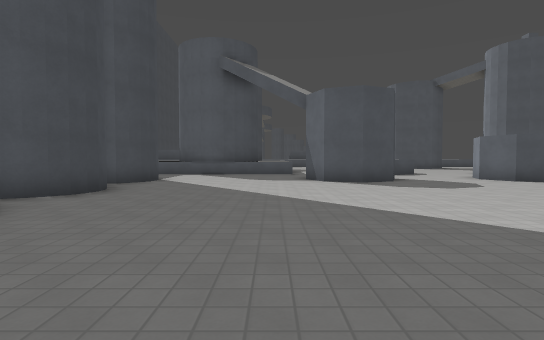
view 1 (above)

24 first-person views from a walk through a Godot game level. The camera is 1.3 m above the floor, tilts 2° down and sees 80° across. The floor is counted in squares, 2 m on a side. Each view is taken from the middle of a square. On the plan, view 1 faces up. The plan holds only what a view shows up to about 10 squares ahead; the rest is blank. The place goes on beyond the plan. Surface patterns are stand-ins for the level's own textures.

view 2
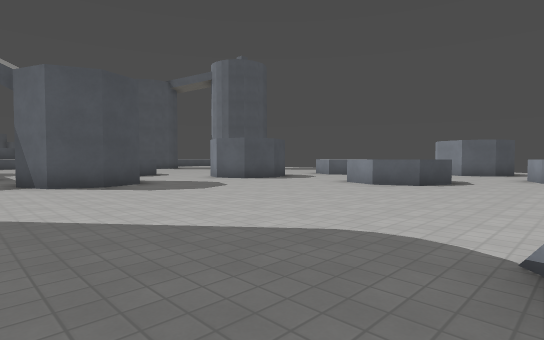

view 3
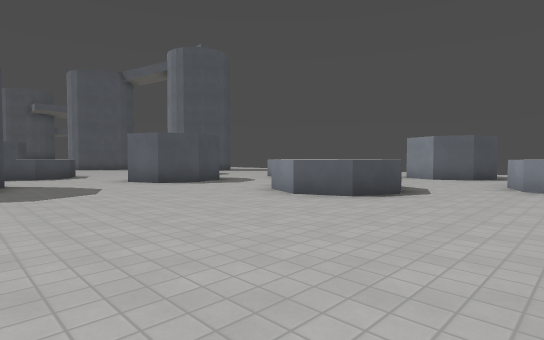

view 4
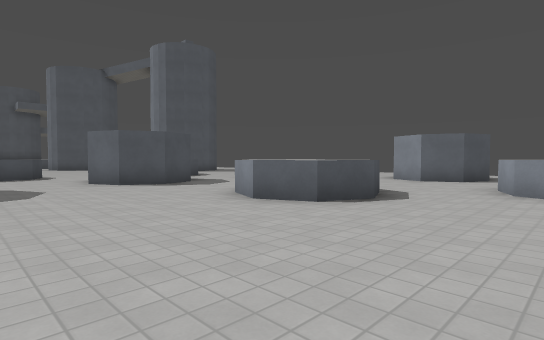

view 5
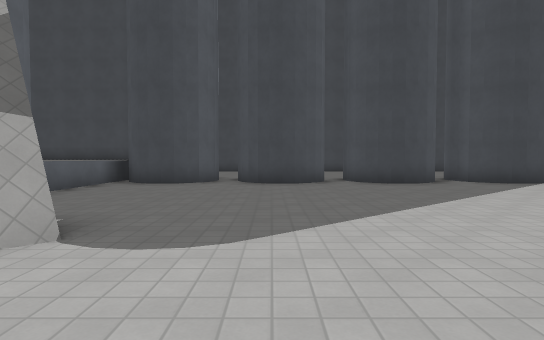

view 6
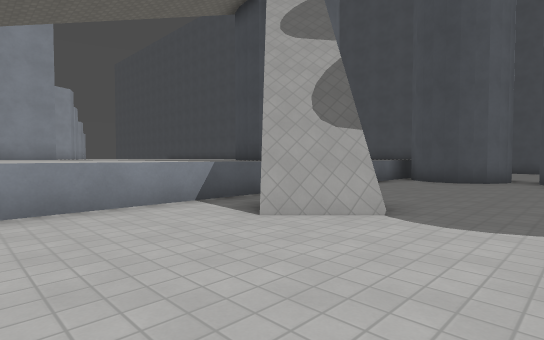

view 7
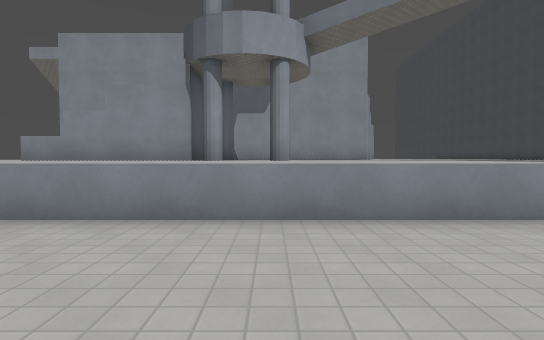

view 8
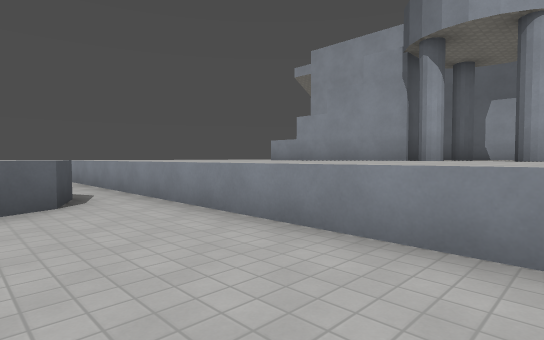

view 9
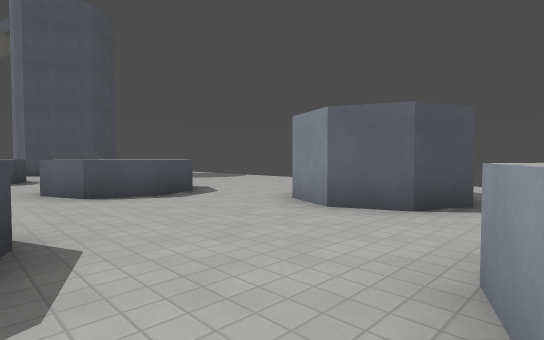

view 10
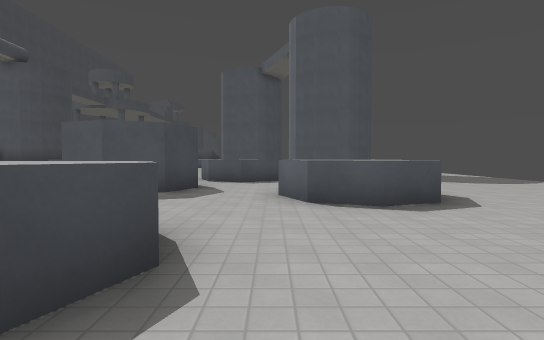

view 11
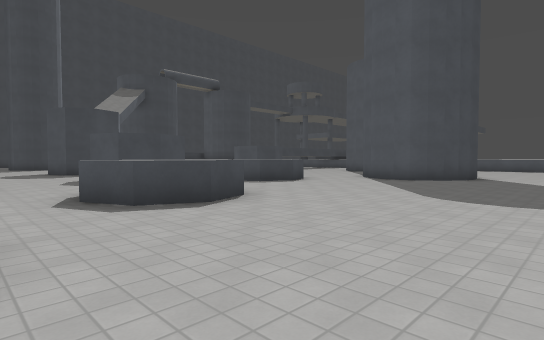

view 12
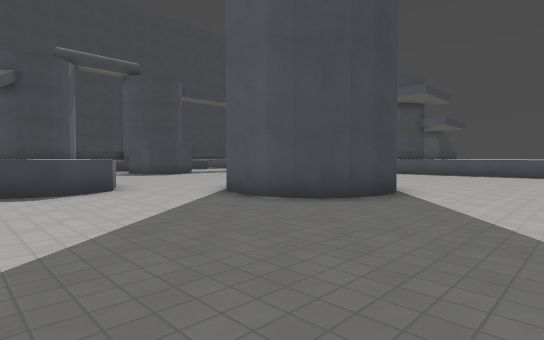

view 13
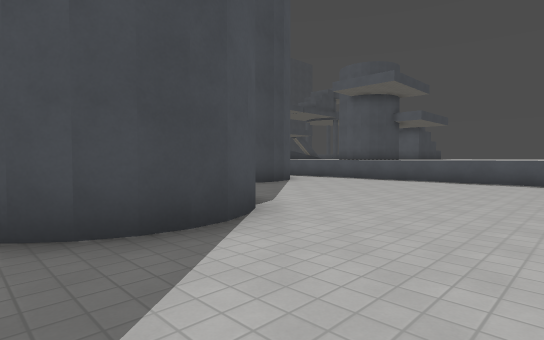

view 14
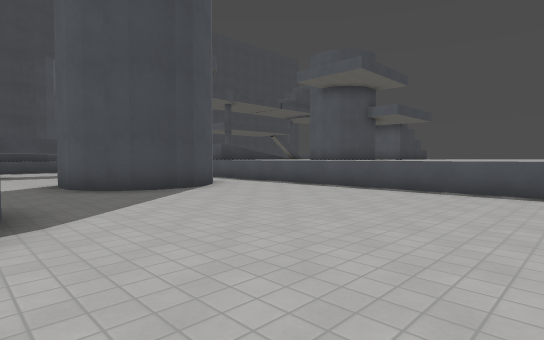

view 15
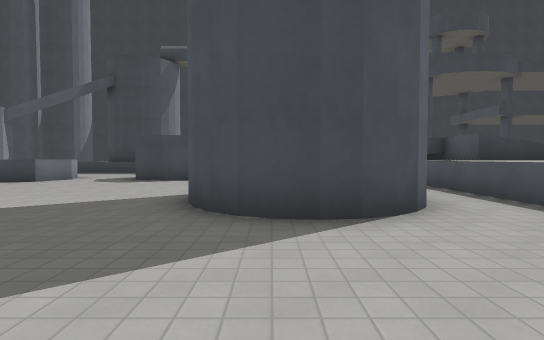

view 16
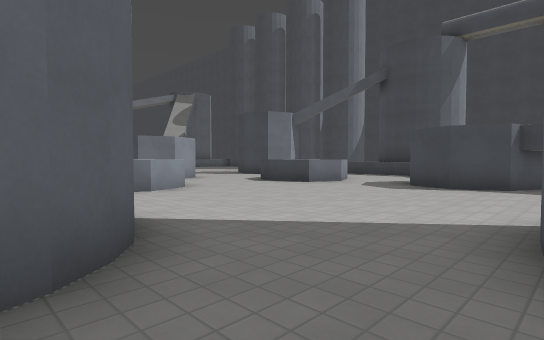

view 17
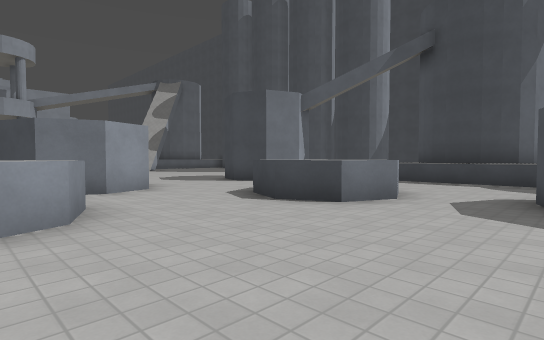

view 18
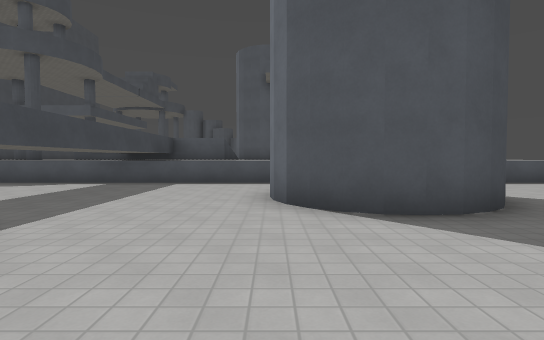

view 19
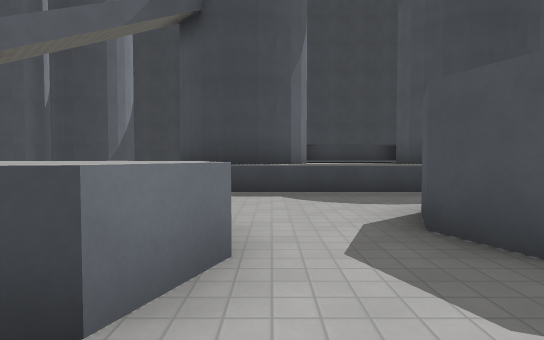

view 20
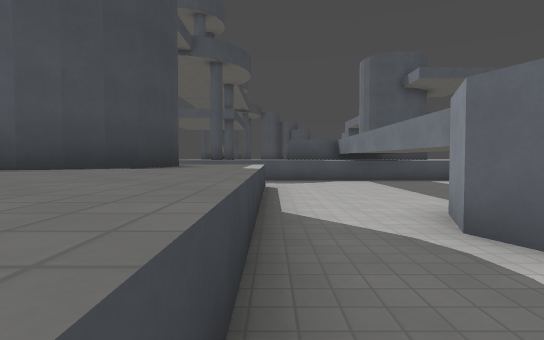

view 21
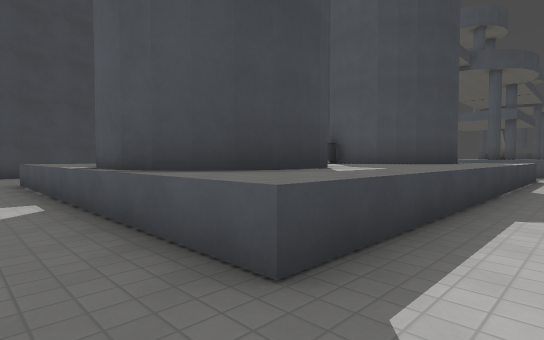

view 22
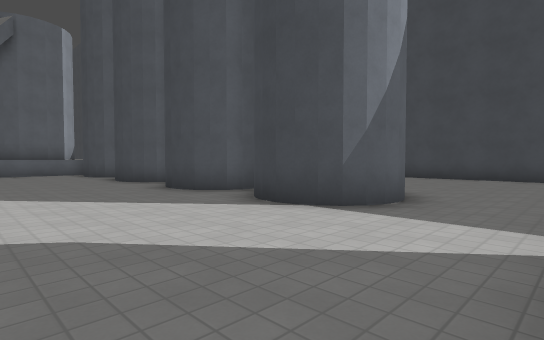

view 23
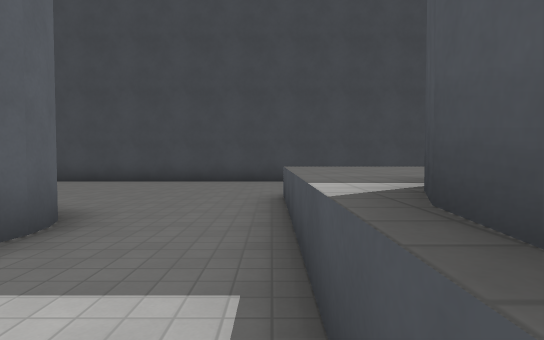

view 24
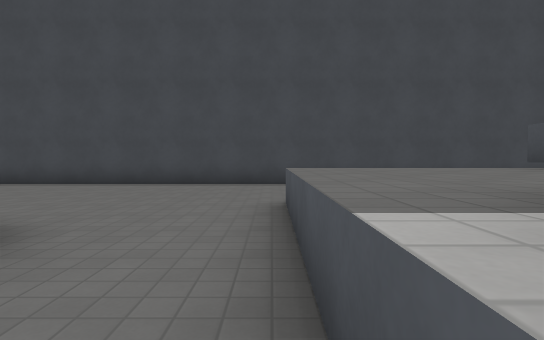

### Floor plan
Key: @ floor where view 1 was taken; # wall or solid block; . floor; / step, stairs or slope; = window, fence, low wall or low ledge; ^ raised ledge.
Columns run from 12 left of view 1 to 18 right of it. Each row starts with its distance up from view 1.
 28                  ##         ^
 27             ^^^^#^^^^^  ^  ^^^
 26           ^^^^^^#=^^^^^^^^^^^^
 25              ...#.............
 24              ...#.... #........
 23            ^^...#...# ##.......
 22            #^...#...####.......
 21            #^...#....##........
 20 #        ##^^...#..............
 19 #         ^^^..###.......##....
 18 #         ^^^..###......####...
 17 #         ^^^...........  ##...
 16 #   .^^    #^............##....
 15 #   .^^^   #^...^^^............
 14 #   .^^^####^.. ^^^..^^^.......
 13 #.............. .^...^ ^.......
 12 #.............. ......^........
 11 #.............##...###.........
 10 #..... ##.....##...###.. ^.....
  9 #..... ##.....##....#..^  ^....
  8 #...   .................^^.....
  7 #..    ##......................
  6 #.     ##...........^^.........
  5        .............^^^...#
  4        ##...........^^^...##
  3        ##...................
  2       .#...............^^
  1       .##.....#/.......^
  0        ##...@ //.......^^
 -1        ##... //.............
 -2        ^ ^^^//^^^^^^^^^^^^^^^^
 -3        ^    /^ ^^^^^^^^^    ^
 -4        ^      ^^^^^^^^^^^
 -5                  ^ ^^^
 -6                    ^#^

Where each view was taken, in squares from view 1:
view 1: 0 up, 0 right, facing up
view 2: 1 up, 0 right, facing up-right
view 3: 1 up, 3 right, facing up-right
view 4: 1 up, 4 right, facing up-right
view 5: 3 up, 5 right, facing left
view 6: 3 up, 6 right, facing down-left
view 7: 2 up, 7 right, facing down
view 8: 1 up, 6 right, facing down-right
view 9: 2 up, 10 right, facing up-right
view 10: 3 up, 11 right, facing up
view 11: 6 up, 18 right, facing up-left
view 12: 12 up, 18 right, facing up-left
view 13: 16 up, 18 right, facing up-left
view 14: 19 up, 18 right, facing up-left
view 15: 22 up, 15 right, facing left
view 16: 21 up, 13 right, facing down-left
view 17: 18 up, 10 right, facing down-left
view 18: 17 up, 8 right, facing up
view 19: 16 up, 7 right, facing left
view 20: 16 up, 1 right, facing up
view 21: 12 up, 2 right, facing up-left
view 22: 13 up, 0 right, facing down-left
view 23: 13 up, 2 left, facing left
view 24: 13 up, 3 left, facing left
